Frame 1 (no input): blank canvas, image omitted
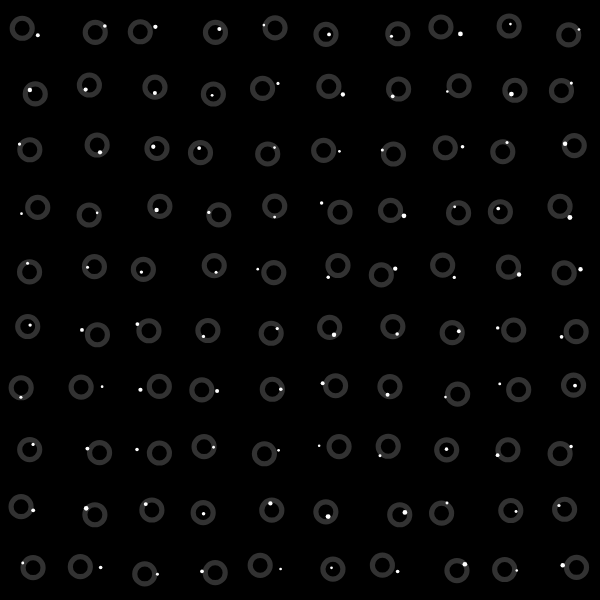
Frame 2 (the mouse pressed at the canvas centre, redrawn once)

The p5.js sketch that drew this single still picture (run headless with seeded random() and noise() and a simulated clock; the mouse was pressed at the canvas centre and the sketch redrawn once):

// p5.js sketch
// ── sketch.js
let tileCount = 10;
let hideGrid = false;

function setup () {
  createCanvas(600, 600);
  smooth();

  print("Click anywhere to start");
  print("Y mouse axis controls shape's ratio and stroke weight");
  print("X mouse axis controls shape's random position");
  print("Space bar or click to re draw");
  print("B to hide/show grid");
}

function draw () {
  background(0);
  translate((width / tileCount) / 2, (height / tileCount) / 2);

  for (let y = 0; y < tileCount; y++) {
    for (let x = 0; x < tileCount; x++) {

      let posX = width / tileCount * x;
      let posY = height / tileCount * y;

      let shiftX = shiftPos(int(mouseX) / tileCount);
      let shiftY = shiftPos(int(mouseX) / tileCount * 2);

      strokeWeight((mouseY + 10) / 60);

      noFill();
      stroke(255, 50);
      circle(posX + shiftX, posY + shiftY, mouseY / 15);

      fill(255);
      noStroke();
      shiftX = shiftPos(20);
      shiftY = shiftPos(40);
      circle(posX + shiftX, posY + shiftY, mouseY / 15 / random(4, 8));

      if (hideGrid && y <= tileCount - 2 && x <= tileCount - 2) {
        noFill();
        stroke(255, 50);
        strokeWeight(0.5);
        rect(posX, posY, width/tileCount, width/tileCount);
      }
    }
  }

  noLoop();
}

function mouseReleased () {
  redraw();
}

function shiftPos (ratio) {
  return random(-mouseX, mouseX) / ratio;
}

function keyReleased () {
  if (key == ' ') {
    redraw();
  }

  if (key == 'b' || key == 'B') {
    hideGrid = !hideGrid;
    redraw();
  }
}
